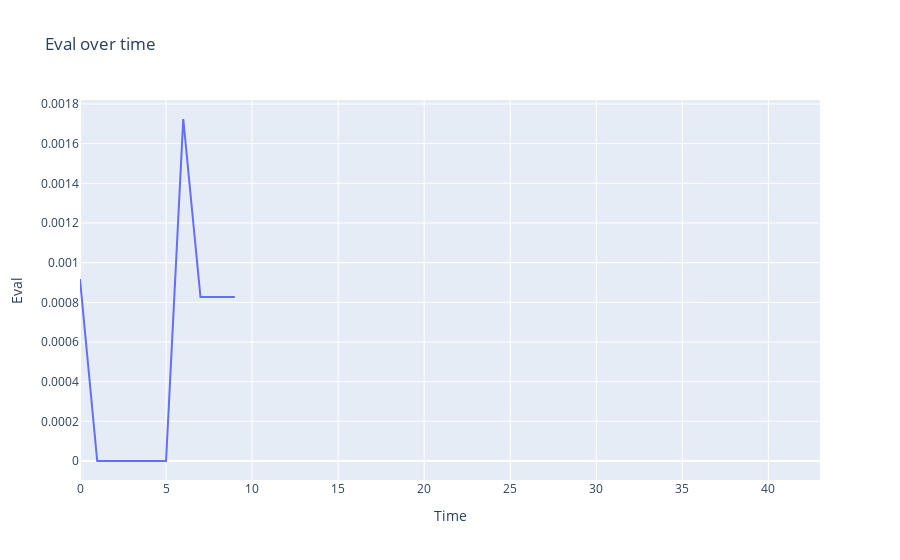

Write notebook code for a chart like this one.
### Markdown cell above
durante a simulacao ele encontra um estado de falha, precisa jogar o risk pra +infinito e remover o histórico automaticamente

### Code cell
#plot all evals
fig = go.Figure()
for i in range(1):
    fig.add_trace(go.Scatter(x=np.arange(len(evals_history[i])), y=evals_history[i]/10, mode='lines'))
fig.update_layout(title='Eval over time', xaxis_title='Time', yaxis_title='Eval')
fig.show()

### Figure 1 — Plotly figure (JSON) as saved in the notebook; plotly's stock layout.template omitted (floating-point values rounded to 4 significant figures)
{"data": [{"mode": "lines", "type": "scatter", "x": [0, 1, 2, 3, 4, 5, 6, 7, 8, 9, 10, 11, 12, 13, 14, 15, 16, 17, 18, 19, 20, 21, 22, 23, 24, 25, 26, 27, 28, 29, 30, 31, 32, 33, 34, 35, 36, 37, 38, 39, 40, 41, 42, 43], "y": [0.0009174, 0, 0, 0, 0, 0, 0.001724, 0.0008264, 0.0008264, 0.0008264, null, null, null, null, null, null, null, null, null, null, null, null, null, null, null, null, null, null, null, null, null, null, null, null, null, null, null, null, null, null, null, null, null, null]}], "layout": {"title": {"text": "Eval over time"}, "xaxis": {"title": {"text": "Time"}}, "yaxis": {"title": {"text": "Eval"}}}}
